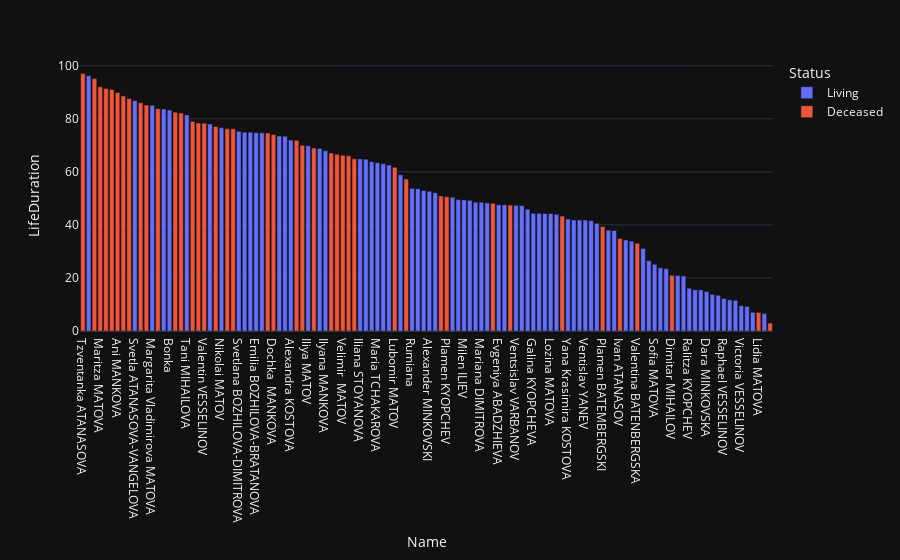

Notebook source saved alongside this figure:
### Markdown cell above
## 6. Plot life duration expectation

### Code cell
fig = bar(
    dtf[dtf.LifeDuration.notnull()],
    y="LifeDuration",
    x="Name",
    color="Status",
)

fig.update_layout(xaxis={"categoryorder": "total descending"})
fig.write_html("FamilyLiveExpectationHistogram.html")
fig

### Figure 1 — Plotly figure (JSON) as saved in the notebook; plotly's stock layout.template omitted (floating-point values rounded to 4 significant figures)
{"data": [{"alignmentgroup": "True", "hovertemplate": "Status=Living<br>Name=%{x}<br>LifeDuration=%{y}<extra></extra>", "legendgroup": "Living", "marker": {"color": "#636efa", "pattern": {"shape": ""}}, "name": "Living", "offsetgroup": "Living", "orientation": "v", "showlegend": true, "textposition": "auto", "type": "bar", "x": ["Velizar VESSELINOV", "Margarita Vladimirova MATOVA", "Velimir VESSELINOV", "Alexandre VESSELINOV", "Guergana VESSELINOV", "Edward VESSELINOV", "Raphael VESSELINOV", "Victoria VESSELINOV", "Neda VESSELINOVA", "Sevar VESSELINOV", "Alexandra KOSTOVA", "Galina KYOPCHEVA", "Iskra KYOPCHEVA", "Valentin KYOPCHEV", "Ivayla GUEORGUIEVA", "Rumyana VESSELINOV", "Ventsislav VARBANOV", "Ventislav YANEV", "Kimo DONCHEV", "Vladimir VARBANOV", "Viktor VARBANOV", "Ralitza KYOPCHEV", "Galya TSONKOVA", "Yavor YANEV", "Preslav DONCHEV", "Yana YANEVA", "Raya DONCHEVA", "Stefana TCHAKAROVA", "Marina KOSTOVA", "Evgeniya ABADZHIEVA", "Krasimir Atanasov KOSTOV", "Svetoslav STOYANOV", "Mila STOYANOVA", "Petar Atanasov KOSTOV", "Yana Krasimira KOSTOVA", "Ventsislav Petrov KOSTOV", "Atanas Petrov KOSTOV", "Maria TCHAKAROVA", "Tani MIHAILOVA", "Konstantin DIMITROV", "Sunny STEFANOV", "Pavel Atanasov KOSTOV", "Virginia Erincheva IRINTCHEVA", "Rilka MATOVA", "Alexander MINKOVSKI", "Albena ", "Nikolai MATOV", "Iliya MATOV", "Bonka ", "Anna MATOVA", "Valentin TASKOV", "Miglena TASKOVA", "Milen ILIEV", "Alexander TASKOV", "Iliana MATOVA", "Sofia MATOVA", "Ilyana MANKOVA", "Svetla ATANASOVA-VANGELOVA", "Roumen VANGELOV", "Rumiana ", "Boris MINKOVSKI", "Encho Petrov IRINCHEV", "Teodor ILIEV", "Valentin MATOV", "Lozina MATOVA", "Mihail MATOV", "Georgi MATOV", "Emilia BOZHILOVA-BRATANOVA", "Katia BRATANOVA", "Kalina BOZHILOVA", "Svetlana BOZHILOVA-DIMITROVA", "Dimitar DIMITROV", "Milan DIMITROV", "Alexander DIMITROV", "Mariana DIMITROVA", "Boriana BATEMBERGSKA", "Dara MINKOVSKA", "Iliana STOYANOVA"], "xaxis": "x", "y": [47.58, 85.13, 58.91, 15.56, 48.28, 13.46, 12.26, 9.537, 26.53, 20.94, 71.99, 44.37, 44.37, 48.59, 41.62, 74.96, 47.37, 41.84, 74.93, 6.575, 13.78, 16.14, 50.46, 15.49, 11.76, 9.235, 7.052, 96.25, 63.04, 47.59, 68.83, 63.84, 37.9, 64.78, 42.22, 38.03, 41.85, 63.45, 81.46, 47.28, 34.34, 11.55, 44.32, 83.72, 52.67, 53.02, 76.64, 69.89, 83.29, 73.48, 74.71, 49.54, 49.43, 41.85, 33.89, 25.14, 67.98, 86.91, 53.64, 53.79, 23.81, 78.05, 23.51, 62.56, 44.31, 20.76, 52.16, 74.77, 45.93, 31.13, 75.28, 73.45, 49.26, 43.99, 48.57, 40.59, 14.87, 64.89], "yaxis": "y"}, {"alignmentgroup": "True", "hovertemplate": "Status=Deceased<br>Name=%{x}<br>LifeDuration=%{y}<extra></extra>", "legendgroup": "Deceased", "marker": {"color": "#EF553B", "pattern": {"shape": ""}}, "name": "Deceased", "offsetgroup": "Deceased", "orientation": "v", "showlegend": true, "textposition": "auto", "type": "bar", "x": ["Valentin VESSELINOV", "Zoyka MIHAILOVA", "Velimir  MATOV", "Tzanko GUEORGUIEV", "Natalia MATOVA", "Plamen KYOPCHEV", "Georgi Kostov ATANASOV", "Ivanka Dakova KINOVSKA", "Dotchka GUEORGUIEVA", "Stafan GUEORGUIEV", "Pencho TCHAKAROV", "Nacho Dimitrov MIHAILOV", "Nikola MATOV", "Donka ", "Atanas MIHAILOV", "Dimitar MIHAILOV", "Alexander  ATANASOV", "Stoyanka MATOVA", "Ilia MANKOV", "Vasil MATOV", "Anton MATOV", "Dochka  MANKOVA", "Petko MANKOV", "Melania  ", "Zlatka ", "Milka ", "Lidia MATOVA", "Lubomir MATOV", "Ani MANKOVA", "Stefan MANKOV", "Vladimir  OBRETENOV", "Tzvetan ATANASOV", "Tzventanka ATANASOVA", "Marin BATEMBERGSKI", "Nadejda ATANASOVA", "Nedjalko TOPALOV", "Plamen BATEMBERGSKI", "Valentina BATENBERGSKA", "Maritza MATOVA", "Vienka BOZHILOVA-ATANASOVA", "Ivan ATANASOV", "Karamfil BOZHILOV"], "xaxis": "x", "y": [78.32, 87.63, 66.28, 57.32, 76.26, 50.6, 91.06, 88.62, 64.9, 70.07, 83.83, 78.44, 85.23, 79.02, 74.68, 21.01, 71.9, 66.04, 48.1, 76.23, 68.97, 74.05, 47.49, 50.9, 95.19, 91.41, 7.003, 61.78, 89.94, 43.32, 82.51, 3.003, 97.07, 67.08, 77.13, 66.66, 39.35, 33.1, 92.06, 86.06, 34.88, 82.21], "yaxis": "y"}], "layout": {"barmode": "relative", "legend": {"title": {"text": "Status"}, "tracegroupgap": 0}, "margin": {"t": 60}, "xaxis": {"anchor": "y", "categoryorder": "total descending", "domain": [0, 1], "title": {"text": "Name"}}, "yaxis": {"anchor": "x", "domain": [0, 1], "title": {"text": "LifeDuration"}}}}
